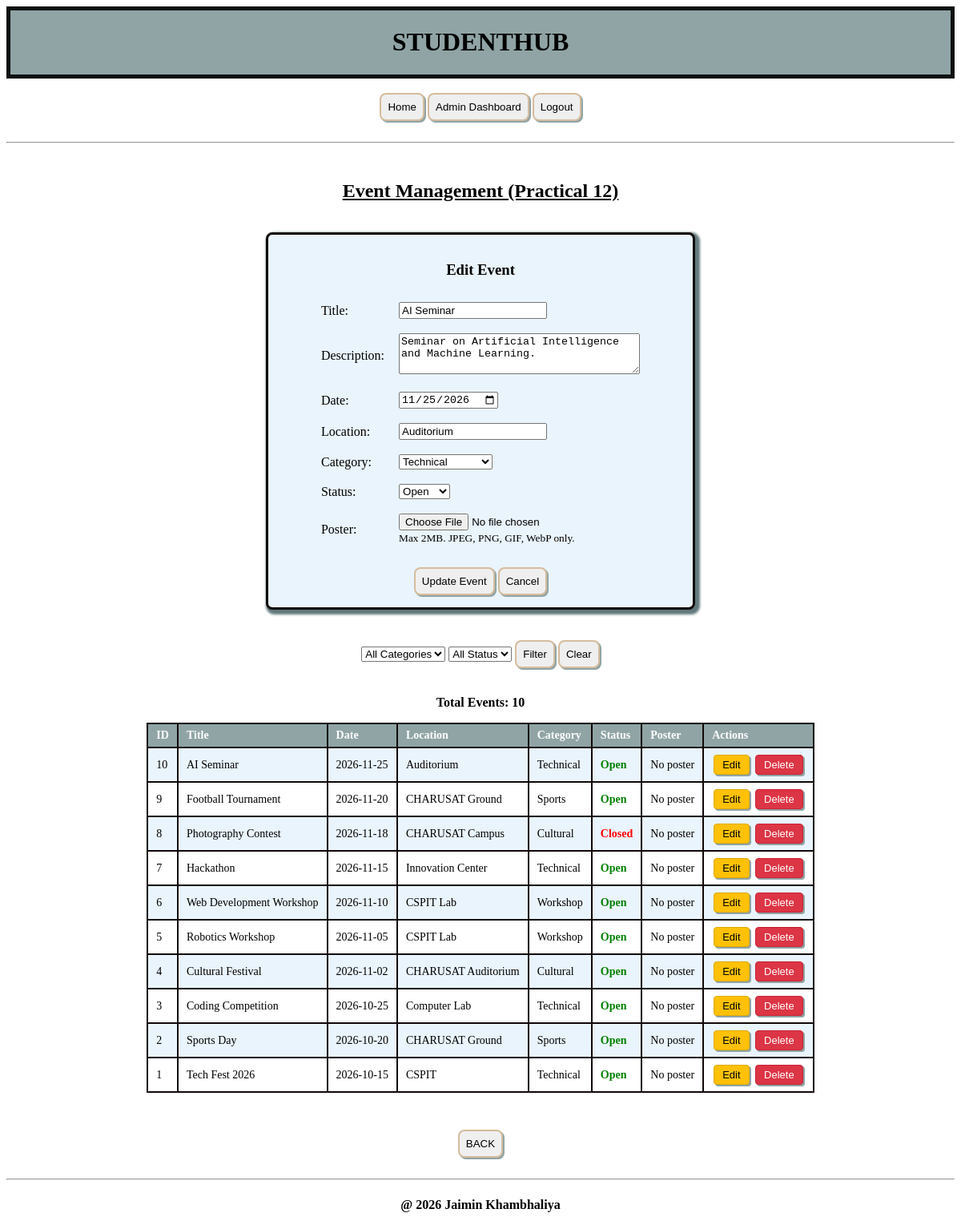
The page /practical12_events.php?edit=10 (signed in) on the database its author committed.
### tables this page shows
CREATE TABLE IF NOT EXISTS events (
    id INT AUTO_INCREMENT PRIMARY KEY,
    title VARCHAR(200) NOT NULL,
    description TEXT,
    event_date DATE NOT NULL,
    location VARCHAR(200) NOT NULL,
    category VARCHAR(100) NOT NULL,
    poster VARCHAR(255) DEFAULT NULL,
    event_status ENUM('open', 'closed') NOT NULL DEFAULT 'open',
    created_by INT,
    created_at TIMESTAMP DEFAULT CURRENT_TIMESTAMP,
    updated_at TIMESTAMP DEFAULT CURRENT_TIMESTAMP ON UPDATE CURRENT_TIMESTAMP,
    FOREIGN KEY (created_by) REFERENCES users(id) ON DELETE SET NULL
);

### practical12_events.php (the view, shortened to what this page needs)
<?php
require_once 'db.php';
$uploadDir = __DIR__ . '/uploads/posters/';
$sql = "SELECT * FROM events WHERE 1=1";
$sql .= " ORDER BY event_date DESC";
$stmt = $conn->prepare($sql);
$stmt->execute();
$result = $stmt->get_result();
$events = [];
while ($row = $result->fetch_assoc()) {
    $events[] = $row;
}
$editEvent = null;
if (isset($_GET['edit']) && is_numeric($_GET['edit'])) {
    $editId = (int)$_GET['edit'];
    $stmt = $conn->prepare("SELECT * FROM events WHERE id = ?");
    $stmt->bind_param("i", $editId);
    $stmt->execute();
    $editResult = $stmt->get_result();
    if ($editResult->num_rows === 1) {
        $editEvent = $editResult->fetch_assoc();
    }
}
?>
<!DOCTYPE html>
<html lang="en">
<head>
    <link rel="stylesheet" href="style.css">
</head>
<body>
    <div id="header">
        <h1 align="center">STUDENTHUB</h1>
    </div>
    <br>
    <div align="center">
        <a href="home.HTML"><button type="button">Home</button></a>
        <a href="practical14_dashboard.php"><button type="button">Admin Dashboard</button></a>
        <a href="practical10_logout.php"><button type="button">Logout</button></a>
    </div>
    <br>
    <hr>
    <br>
    <div align="center">
        <h2><u>Event Management (Practical 12)</u></h2>
        <br>
        <form action="practical12_events.php" method="POST" enctype="multipart/form-data" class="card">
            <h3><?php echo $editEvent ? 'Edit Event' : 'Add New Event'; ?></h3>
            <table class="form-table" align="center">
                <tr>
                    <td><label>Title:</label></td>
                    <td><input type="text" name="title" placeholder="Event title" value="<?php echo $editEvent ? htmlspecialchars($editEvent['title']) : ''; ?>" required></td>
                </tr>
                <tr>
                    <td><label>Description:</label></td>
                    <td><textarea name="description" rows="3" cols="35" placeholder="Event description"><?php echo $editEvent ? htmlspecialchars($editEvent['description']) : ''; ?></textarea></td>
                </tr>
                <tr>
                    <td><label>Date:</label></td>
                    <td><input type="date" name="event_date" value="<?php echo $editEvent ? $editEvent['event_date'] : ''; ?>" required></td>
                </tr>
                <tr>
                    <td><label>Location:</label></td>
                    <td><input type="text" name="location" placeholder="Event venue" value="<?php echo $editEvent ? htmlspecialchars($editEvent['location']) : ''; ?>" required></td>
                </tr>
                <tr>
                    <td><label>Category:</label></td>
                    <td>
                        <select name="category" required>
                            <?php
                            $catOptions = ['Technical', 'Sports', 'Cultural', 'Workshop', 'Academic', 'Career'];
                            foreach ($catOptions as $c) {
                                $selected = ($editEvent && $editEvent['category'] === $c) ? 'selected' : '';
                                echo "<option value=\"$c\" $selected>$c</option>";
                            }
                            ?>
                        </select>
                    </td>
                </tr>
                <tr>
                    <td><label>Status:</label></td>
                    <td>
                        <select name="event_status" required>
                            <option value="open" <?php echo ($editEvent && $editEvent['event_status'] === 'open') ? 'selected' : ''; ?>>Open</option>
                        </select>
                    </td>
                </tr>
                <tr>
                    <td><label>Poster:</label></td>
                    <td>
                        <input type="file" name="poster" accept="image/jpeg,image/png,image/gif,image/webp">
                        <br><small>Max 2MB. JPEG, PNG, GIF, WebP only.</small>
                    </td>
                </tr>
            </table>
            <br>
            <button type="submit"><?php echo $editEvent ? 'Update Event' : 'Add Event'; ?></button>
            <?php if ($editEvent): ?>
                <a href="practical12_events.php"><button type="button">Cancel</button></a>
            <?php endif; ?>
        </form>
        <br>
        <form action="practical12_events.php" method="GET">
            <select name="category_filter">
                <option value="">All Categories</option>
            </select>
            <select name="status_filter">
                <option value="">All Status</option>
            </select>
            <button type="submit">Filter</button>
            <a href="practical12_events.php"><button type="button">Clear</button></a>
        </form>
        <br>
        <p><strong>Total Events: <?php echo count($events); ?></strong></p>
        <?php if (count($events) > 0): ?>
            <table class="records">
                <tr>
                    <th>ID</th>
                    <th>Title</th>
                    <th>Date</th>
                    <th>Location</th>
                    <th>Category</th>
                    <th>Status</th>
                    <th>Poster</th>
                    <th>Actions</th>
                </tr>
                <?php foreach ($events as $e): ?>
                    <tr>
                        <td><?php echo $e['id']; ?></td>
                        <td><?php echo htmlspecialchars($e['title']); ?></td>
                        <td><?php echo $e['event_date']; ?></td>
                        <td><?php echo htmlspecialchars($e['location']); ?></td>
                        <td><?php echo htmlspecialchars($e['category']); ?></td>
                        <td class="<?php echo $e['event_status'] === 'open' ? 'status-open' : 'status-closed'; ?>">
                            <?php echo ucfirst($e['event_status']); ?>
                        </td>
                        <td>
                            <?php if (!empty($e['poster']) && file_exists($uploadDir . $e['poster'])): ?>
                                <img src="uploads/posters/<?php echo htmlspecialchars($e['poster']); ?>" class="poster-thumb" alt="Poster">
                            <?php else: ?>
                                No poster
                            <?php endif; ?>
                        </td>
                        <td>
                            <a href="practical12_events.php?edit=<?php echo $e['id']; ?>"><button class="action-btn edit-btn">Edit</button></a>
                            <a href="practical12_events.php?delete=<?php echo $e['id']; ?>" onclick="return confirm('Are you sure you want to delete this event?');"><button class="action-btn delete-btn">Delete</button></a>
                        </td>
                    </tr>
                <?php endforeach; ?>
            </table>
        <?php else: ?>
            <p>No events found.</p>
        <?php endif; ?>
        <br><br>
        <a href="home.HTML">
            <button type="button">BACK</button>
        </a>
    </div>
    <br>
    <hr>
    <footer align="center">
        <h4>@ 2026 Jaimin Khambhaliya</h4>
    </footer>
</body>
</html>

### style.css (style rules this page uses)
#header { border: rgb(13, 17, 17) solid 5px; background-color: rgb(144, 164, 165); }
button { text-align: center; border: rgba(199, 160, 110, 0.637) solid 2px; padding: 8px; border-radius: 8px; box-shadow: 2px 2px rgb(144, 164, 165); }
.card { border: 3px solid rgb(17, 8, 8); border-radius: 8px; padding: 15px; margin-bottom: 20px; background-color: #eaf4fc; width: 500px; box-shadow: 3px 3px 3px 3px rgb(97, 121, 124); }
.form-table td { padding: 8px; text-align: left; }

### practical12_events.php (style rules this page uses)
table.records { border-collapse: collapse; margin: 10px auto; max-width: 95%; }
table.records th, table.records td { border: 2px solid rgb(17, 8, 8); padding: 6px 10px; text-align: left; font-size: 14px; }
table.records th { background-color: rgb(144, 164, 165); color: white; }
table.records tr:nth-child(even) { background-color: #eaf4fc; }
.action-btn { padding: 4px 10px; margin: 2px; border-radius: 4px; cursor: pointer; font-size: 13px; }
.edit-btn { background-color: #ffc107; border: 1px solid #e0a800; }
.delete-btn { background-color: #dc3545; color: white; border: 1px solid #c82333; }
.status-open { color: green; font-weight: bold; }
.status-closed { color: red; font-weight: bold; }

### rows shown on the page
events: title "AI Seminar", description "Seminar on Artificial Intelligence and Machine Learning.", event_date "11/25/2026", location "Auditorium", event_status "Open", id "10", event_date "2026-11-25", category "Technical", shows "No poster"
events: id "9", title "Football Tournament", event_date "2026-11-20", location "CHARUSAT Ground", category "Sports", event_status "Open", shows "No poster"
events: id "8", title "Photography Contest", event_date "2026-11-18", location "CHARUSAT Campus", category "Cultural", event_status "Closed", shows "No poster"
events: id "7", title "Hackathon", event_date "2026-11-15", location "Innovation Center", category "Technical", event_status "Open", shows "No poster"
events: id "6", title "Web Development Workshop", event_date "2026-11-10", location "CSPIT Lab", category "Workshop", event_status "Open", shows "No poster"
events: id "5", title "Robotics Workshop", event_date "2026-11-05", location "CSPIT Lab", category "Workshop", event_status "Open", shows "No poster"
events: id "4", title "Cultural Festival", event_date "2026-11-02", location "CHARUSAT Auditorium", category "Cultural", event_status "Open", shows "No poster"
events: id "3", title "Coding Competition", event_date "2026-10-25", location "Computer Lab", category "Technical", event_status "Open", shows "No poster"
events: id "2", title "Sports Day", event_date "2026-10-20", location "CHARUSAT Ground", category "Sports", event_status "Open", shows "No poster"
events: id "1", title "Tech Fest 2026", event_date "2026-10-15", location "CSPIT", category "Technical", event_status "Open", shows "No poster"

### other values the page prints
count($events) "10"
form field category "Technical"
